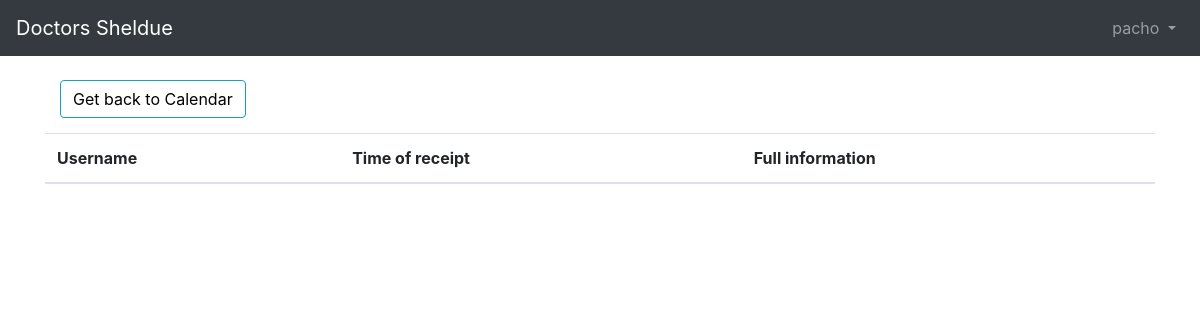
Before: /daily/24/9 (signed in) with the older database file.
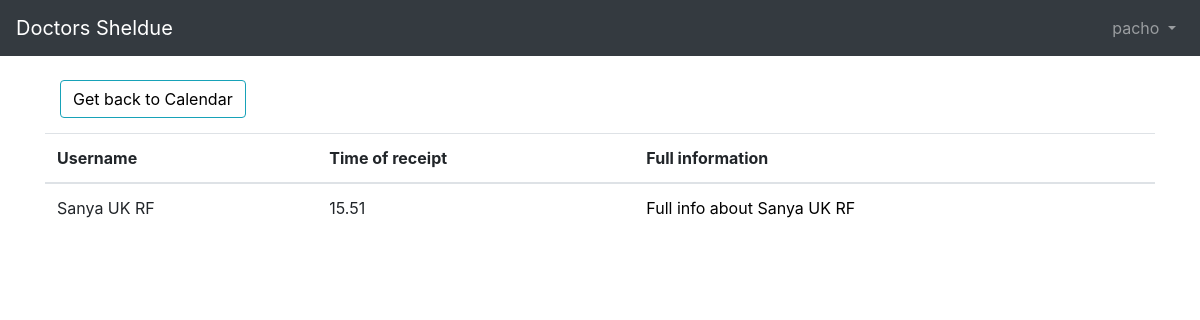
After: the same page with the newer database file.
### main/models.py (models this page shows, shortened)
class Event(models.Model):
    patient = models.ForeignKey(Patient, on_delete = models.CASCADE, blank=True, related_name='patient')
    doctor = models.ForeignKey(Doctor, on_delete = models.CASCADE, blank=True, related_name='doctors')
    title = models.CharField(max_length=200)
    description = models.TextField()
    start_time = models.DateTimeField()
    def __str__(self):
        return str(self.id)

class Patient(models.Model):
    user = models.OneToOneField(User, on_delete=models.CASCADE)
    name = models.CharField(max_length=50, help_text="Name of a user")

### main/views.py (the view)
# urls.py: path('daily/<int:day>/<int:month>',views.DailySheldue.as_view(), name ='daily'),
class DailySheldue(LoginRequiredMixin ,generic.ListView):
    model = Event
    template_name = 'daily.html'
    def get_queryset(self):
        day =self.kwargs['day']
        month = self.kwargs['month']
        print(day, month)
        context = daily_view(day, month, self.request.user.id)
        return context

### main/views.py (called while the page is built)
def daily_view(day, month, id =1):
    events_per_day = Event.objects.filter(start_time__day=day, doctor__user_id=id, start_time__month=month)
    print(events_per_day)
    return events_per_day

### templates/daily.html
{% extends "base.html" %}
{% block content %}
    <table class="table table-hover">
     <div class="clearfix">
        <a class="btn btn-info left" href="{% url 'calendar' %}"> Get back to Calendar </a>
    </div>
  <thead>
    <tr>
      <th scope="col">Username</th>
      <th scope="col">Time of receipt</th>
      <th scope="col">Full information</th>
    </tr>
  </thead>
  <tbody>
    {% for events in object_list %}
      <tr>
        <td scope="row">{{ events.patient.name }}</td>
        <td scope="row">{{ events.start_time.hour }}.{{ events.start_time.minute }}</td>
        <td scope="row"><a  href="{% url 'edit' events.id %}"> Full info about {{ events.patient.name }} </a></td>
      </tr>
    {% endfor %}
  </tbody>
</table>
{% endblock %}

Changed rows visible on the page:
added Event: patient.name "Sanya UK RF", start_time.hour "15", start_time.minute "51"
